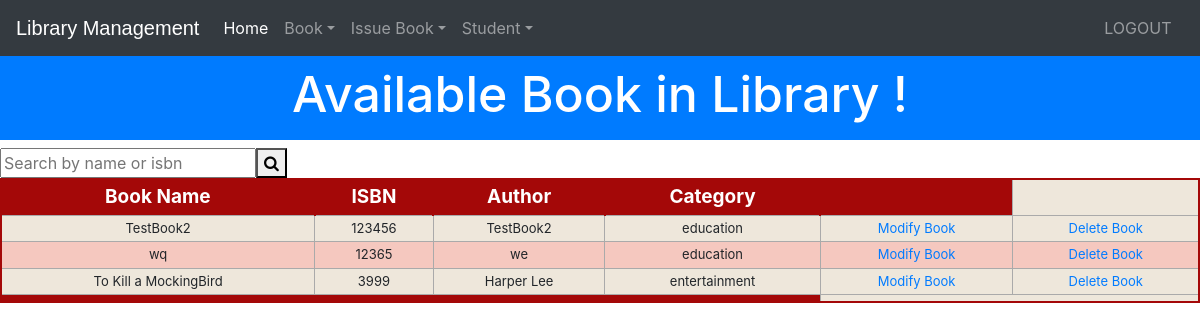
The app's page /viewbook (signed in), older data.
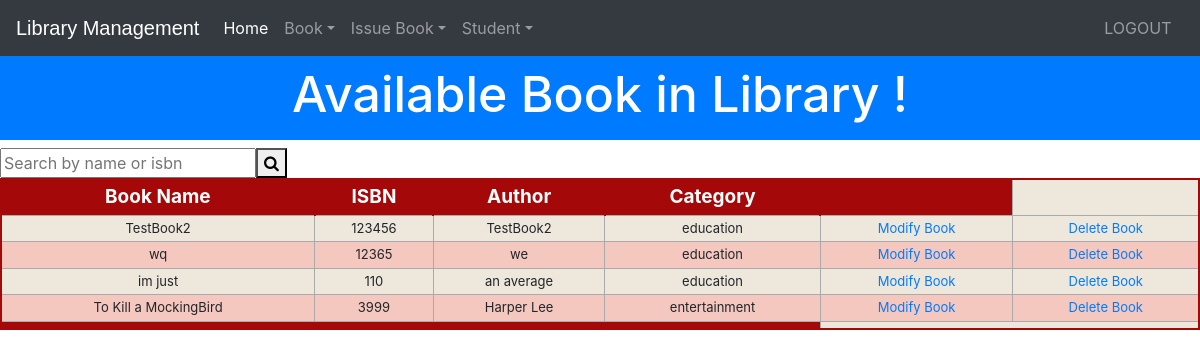
The same page, newer data.
### library/models.py (models this page shows, shortened)
class Book(models.Model):
    catchoice= [
        ('education', 'Education'),
        ('entertainment', 'Entertainment'),
        ('comics', 'Comics'),
        ('biography', 'Biographie'),
        ('history', 'History'),
        ]
    name=models.CharField(max_length=30)
    isbn=models.PositiveIntegerField(unique=True)
    author=models.CharField(max_length=40)
    category=models.CharField(max_length=30,choices=catchoice,default='education')
    Active=models.BooleanField(default = True)

### library/views.py (the view)
# urls.py: path('viewbook', views.viewbook_view,name = 'viewbook'),
@login_required(login_url='adminlogin')
@user_passes_test(is_admin)
def viewbook_view(request):
    books=models.Book.objects.filter(Active = True).order_by('category')
    return render(request,'library/viewbook.html',{'books':books})

### library/views.py (called while the page is built)
def is_admin(user):
    return user.groups.filter(name='ADMIN').exists()

### templates/library/viewbook.html (shortened to what this page needs)
<!DOCTYPE html>
<html lang="en" dir="ltr">
  <head>
  </head>
  <body>
    {% include "library/navbaradmin.html" %}
    <br>
    <br>
    <h3 class="p-3 mb-2 bg-primary text-white" style = 'font-size: 50px;text-align:center;'>Available Book in Library !</h3>
{% if books%}
<form class="d-flex" method=POST action="{% url 'searchbooksadmin' %}">
  <input type="text" placeholder="Search by name or isbn" name="searched">
  <button type="submit"><i class="fa fa-search"></i></button>
</form>
<table class="redTable">
<thead>
<tr>
<th>Book Name</th>
<th>ISBN</th>
<th>Author</th>
<th>Category</th>
<th></th>
</tr>
</thead>
<tfoot>
<tr>
<td colspan="4" rowspan="4">
</td>
</tr>
</tfoot>
<tbody>
  {% for book in books %}
    <tr>
      <td>{{book.name}}</td>
      <td>{{book.isbn}}</td>
      <td>{{book.author}}</td>
      <td>{{book.category}}</td>
      <td><a href="{% url 'modifybook' book.isbn %}"</a>Modify Book</td>
          <td><a href="{% url 'deletebook' book.isbn %}"</a>Delete Book</td>
    </tr>
  {% endfor %}
</tbody>
</table>
{%else%}
<h1>Have 0 book</h1>
{%endif%}
<br><br><br><br><br><br><br><br><br>
  </body>
</html>

Row changes from the older to the newer data that the page shows:
added Book: name "im just", isbn "110", author "an average", category "education"
